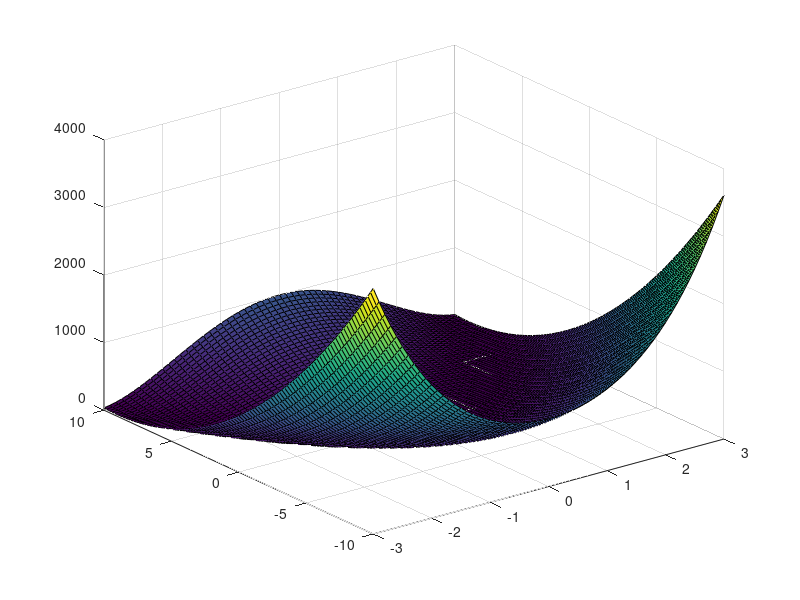

Write the MATLAB code that produced this figure.
clear all
close all
clc

x = -3:0.1:3;
y = -10:0.2:10;
[X,Y] = meshgrid(x,y);
Z = (2-X).^2 + 10*(Y-X.^2).^2;
surf(X,Y,Z)

a= 2;
b= 10;

f = @(v) (a-v(1))^2 + b*(v(2) - v(1)^2)^2;

A1 = f([1;10])

v0 = [1;10];
A2 = fminsearch(f,v0)

% hold on
% plot(A2(1),A2(2),'r*')

gradf = @(v) [2*(v(1)-a) + 4*b*v(1)*(v(1)^2-v(2)); 2*b*(v(2)-v(1)^2)];

A3 = gradf(v0)

A4 = norm(A3,'inf')

phi = @(t) v0 - t*gradf(v0);
A5 = phi(0.1)
A6 = f(A5)


A7 = fminbnd(@(t) f(phi(t)),0,0.1)
A8 = phi(A7)

tolerance = 10^(-4);
v = v0;
iterations = 0;




while norm(gradf(v),'inf') > tolerance
    
    phi = @(t) v - t*gradf(v);
    tmin = fminbnd(@(t) f(phi(t)), 0, 0.1);
    v = phi(tmin);
    iterations = iterations + 1;
    
end


A9 = v
A10 = iterations

save('A1.dat','A1','-ascii')
save('A2.dat','A2','-ascii')
save('A3.dat','A3','-ascii')
save('A4.dat','A4','-ascii')
save('A5.dat','A5','-ascii')
save('A6.dat','A6','-ascii')
save('A7.dat','A7','-ascii')
save('A8.dat','A8','-ascii')
save('A9.dat','A9','-ascii')
save('A10.dat','A10','-ascii')
